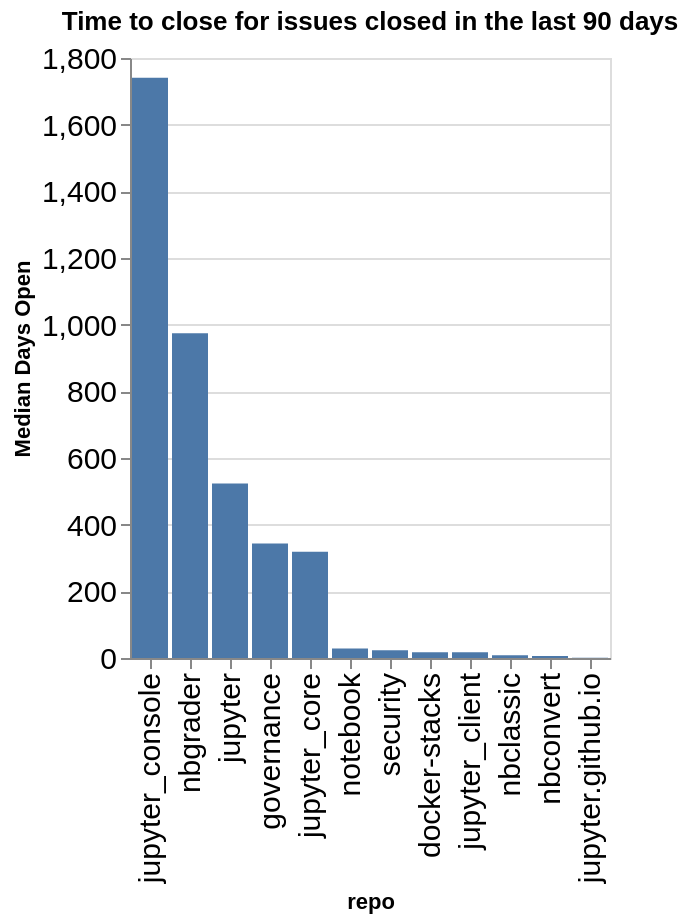

Notebook code for this chart:
### Code cell
time_open = closed.groupby(['org', 'repo']).agg({'time_open': 'median'}).reset_index()
time_open['time_open'] = time_open['time_open'] / (60 * 60 * 24)
time_open['org/repo'] = time_open.apply(lambda a: a['org'] + '/' + a['repo'], axis=1)
sorted_vals = time_open.sort_values(['org', 'time_open'], ascending=False)['repo'].values
alt.Chart(data=time_open, title=f"Time to close for issues closed in the last {n_days} days").mark_bar().encode(
    x=alt.X('repo', sort=alt.Sort(sorted_vals.tolist())),
    y=alt.Y('time_open', title="Median Days Open"),
)

### Figure 1 — Vega-Lite specification as saved in the notebook (floating-point values rounded to 4 significant figures)
{"config": {"axisLeft": {"labelFontSize": 15}, "axisBottom": {"labelFontSize": 15}}, "data": {"name": "data-dea9ff0b3e99e572eda65aa1ad9a1d84"}, "mark": {"type": "bar"}, "encoding": {"x": {"field": "repo", "sort": ["jupyter_console", "nbgrader", "jupyter", "governance", "jupyter_core", "notebook", "security", "docker-stacks", "jupyter_client", "nbclassic", "nbconvert", "jupyter.github.io"], "type": "nominal"}, "y": {"field": "time_open", "title": "Median Days Open", "type": "quantitative"}}, "title": "Time to close for issues closed in the last 90 days", "$schema": "https://vega.github.io/schema/vega-lite/v5.20.1.json", "datasets": {"data-dea9ff0b3e99e572eda65aa1ad9a1d84": [{"org": "jupyter", "repo": "docker-stacks", "time_open": 17.3, "org/repo": "jupyter/docker-stacks"}, {"org": "jupyter", "repo": "governance", "time_open": 343.6, "org/repo": "jupyter/governance"}, {"org": "jupyter", "repo": "jupyter", "time_open": 523.9, "org/repo": "jupyter/jupyter"}, {"org": "jupyter", "repo": "jupyter.github.io", "time_open": 0.9404, "org/repo": "jupyter/jupyter.github.io"}, {"org": "jupyter", "repo": "jupyter_client", "time_open": 17.07, "org/repo": "jupyter/jupyter_client"}, {"org": "jupyter", "repo": "jupyter_console", "time_open": 1741.0, "org/repo": "jupyter/jupyter_console"}, {"org": "jupyter", "repo": "jupyter_core", "time_open": 319.1, "org/repo": "jupyter/jupyter_core"}, {"org": "jupyter", "repo": "nbclassic", "time_open": 8.41, "org/repo": "jupyter/nbclassic"}, {"org": "jupyter", "repo": "nbconvert", "time_open": 5.779, "org/repo": "jupyter/nbconvert"}, {"org": "jupyter", "repo": "nbgrader", "time_open": 974.5, "org/repo": "jupyter/nbgrader"}, {"org": "jupyter", "repo": "notebook", "time_open": 28.87, "org/repo": "jupyter/notebook"}, {"org": "jupyter", "repo": "security", "time_open": 23.45, "org/repo": "jupyter/security"}]}}
